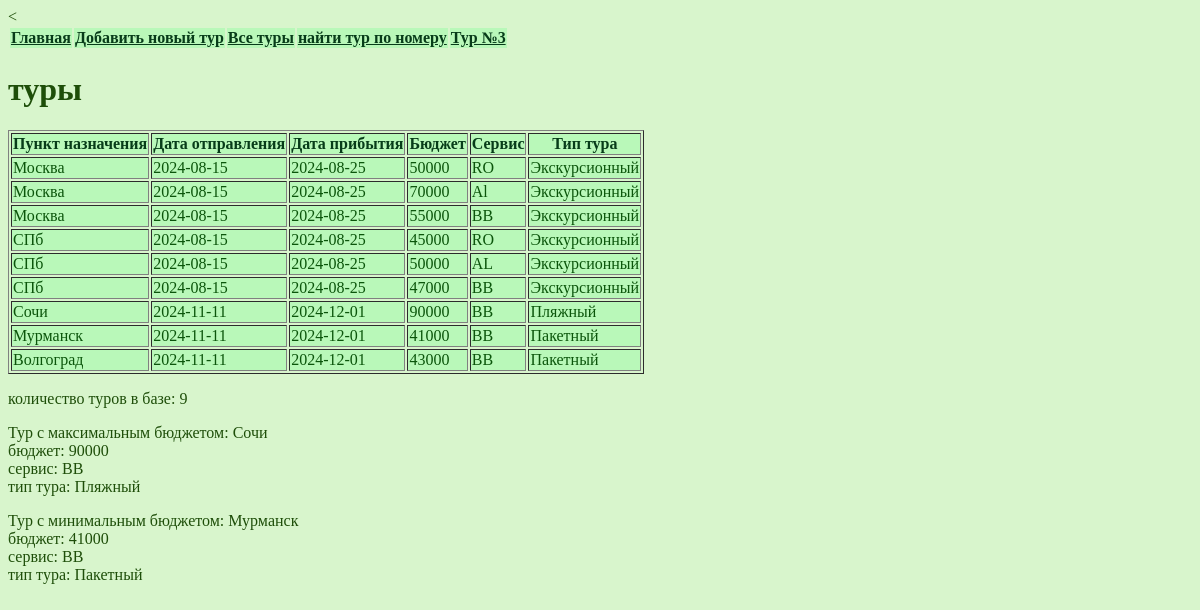
Page /trevs on the committed database.
### app_itog.py (models this page shows, shortened)
class Trevels(db.Model):
    __tablename__ = 'journey'  # Указываем название таблицы
    id = db.Column(db.Integer, primary_key=True)  # ID тура (первичный ключ)
    destination = db.Column(db.String(80))  # Название тура
    d_date = db.Column(db.String(80))  # дата отправления тура
    r_date = db.Column(db.String(80))  # дата отправления тура
    budget = db.Column(db.Integer)  # бюджет тура
    services = db.Column(db.String(80))  # сервис тура
    nametype = db.Column(db.String(80))  # тип тура

### app_itog.py (the view)
@app.route("/trevs" )
def trevs():
    trevel = Trevels.query.all()
    pqq=Trevels.query.count()
    qqqqq=Trevels.query.order_by(Trevels.budget).first()
    qqqqq1 = Trevels.query.order_by(Trevels.budget.desc()).first()
    return render_template('trevs.html', trev = trevel, pwww = pqq, pww1=qqqqq1, pww2=qqqqq)

### templates/trevs.html (shortened to what this page needs)
<!DOCTYPE html>
<html>
<head>
  <link rel="stylesheet" href="{{ url_for('static', filename='css/style.css') }}">
</head>
<body>
<<table id="cap_">
    <tr>
        <th><a href="http://127.0.0.1:5000"> Главная </a></th>
        <th><a href="http://127.0.0.1:5000/trev_form"> Добавить новый тур </a></th>
        <th><a href="http://127.0.0.1:5000/trevs"> Все туры </a></th>
        <th><a href="http://127.0.0.1:5000/trev_form_sh"> найти тур по номеру </a></th>
        <th><a href="http://127.0.0.1:5000/trev/3">Тур №3 </a></th>
    </tr>
</table>
    <h1>туры</h1>
    <table border="1">
      <tr>
        <th>Пункт назначения</th>
        <th>Дата отправления</th>
        <th>Дата прибытия</th>
        <th>Бюджет</th>
        <th>Сервис</th>
        <th>Тип тура</th>
      </tr>
       {% for trev in trev %}
      <tr class="tr_films">
        <td>{{trev.destination}}</td>
        <td>{{trev.d_date}}</td>
        <td>{{trev.r_date}}</td>
        <td>{{trev.budget}}</td>
        <td>{{trev.services}}</td>
        <td>{{trev.nametype}}</td>
      </tr>
      {%endfor%}
    </table>
<p>
   количество туров в базе:  {{pwww}}
</p>
<p>
   Тур с максимальным бюджетом: {{pww1.destination}}<br>
   бюджет: {{pww1.budget}}<br>
   сервис: {{pww1.services}}<br>
   тип тура: {{pww1.nametype}}
</p>
<p>
   Тур с минимальным бюджетом: {{pww2.destination}}<br>
   бюджет: {{pww2.budget}}<br>
   сервис: {{pww2.services}}<br>
   тип тура: {{pww2.nametype}}
</p>
  </body>
</html>

### static/css/style.css (style rules this page uses)
tr { background: #b9f8b9; color:#073c19 }
body { background: #d8f5cc; color: #1e4e09; }
A:link { color: #073c19; }
.tr_films { background: #b9f8b9 ; color:#0b550b; }

### rows in the picture
Trevels: destination "Москва", d_date "2024-08-15", r_date "2024-08-25", budget "50000", services "RO", nametype "Экскурсионный"
Trevels: destination "Москва", d_date "2024-08-15", r_date "2024-08-25", budget "70000", services "Al", nametype "Экскурсионный"
Trevels: destination "Москва", d_date "2024-08-15", r_date "2024-08-25", budget "55000", services "BB", nametype "Экскурсионный"
Trevels: destination "СПб", d_date "2024-08-15", r_date "2024-08-25", budget "45000", services "RO", nametype "Экскурсионный"
Trevels: destination "СПб", d_date "2024-08-15", r_date "2024-08-25", budget "50000", services "AL", nametype "Экскурсионный"
Trevels: destination "СПб", d_date "2024-08-15", r_date "2024-08-25", budget "47000", services "BB", nametype "Экскурсионный"
Trevels: destination "Сочи", d_date "2024-11-11", r_date "2024-12-01", budget "90000", services "BB", nametype "Пляжный"
Trevels: destination "Мурманск", d_date "2024-11-11", r_date "2024-12-01", budget "41000", services "BB", nametype "Пакетный"
Trevels: destination "Волгоград", d_date "2024-11-11", r_date "2024-12-01", budget "43000", services "BB", nametype "Пакетный"

### other values in the picture
{{ pwww }} "9"
